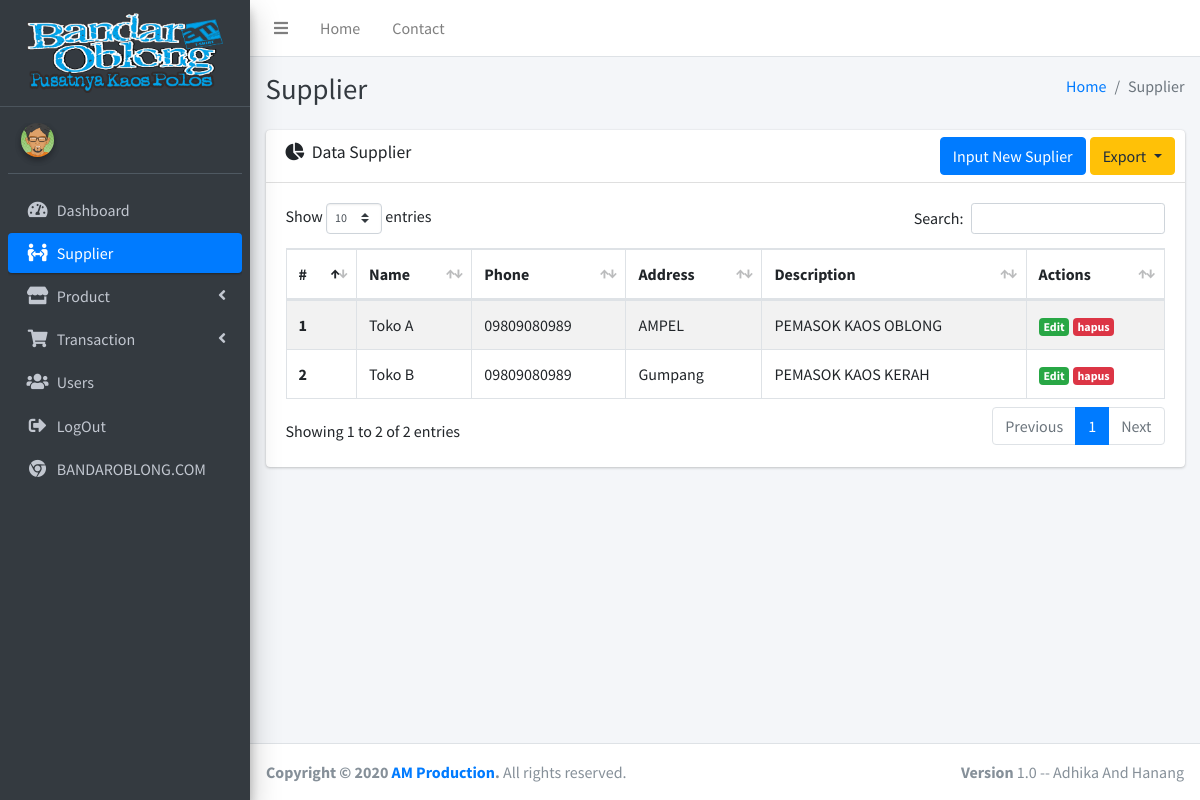
Page /index.php/supplier on the earlier database version.
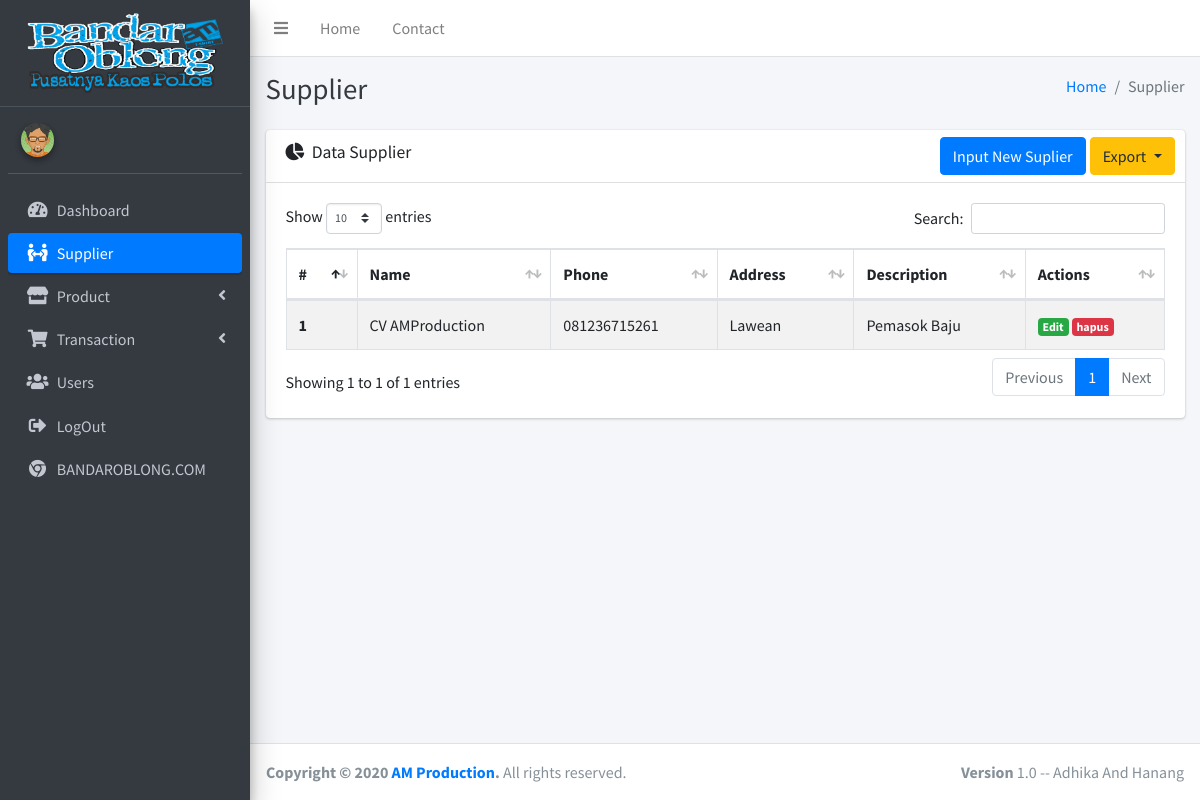
Same page on the later database version.
### tables this page shows
CREATE TABLE IF NOT EXISTS `supplier` (
  `id_supplier` int(11) NOT NULL AUTO_INCREMENT,
  `name` varchar(128) NOT NULL,
  `phone` varchar(14) NOT NULL,
  `address` varchar(128) NOT NULL,
  `description` varchar(128) NOT NULL,
  `created` datetime NOT NULL DEFAULT CURRENT_TIMESTAMP,
  `updated` datetime DEFAULT NULL,
  PRIMARY KEY (`id_supplier`)
);

### application/libraries/Template.php (called while the page is built)
<?php
class Template
{
    var $template_data = array();
    function set($name, $value)
    {
        $this->template_data[$name] = $value;
    }
    function load($template = '', $view = '', $view_data = array(), $return = false)
    {
        $this->CI = &get_instance();
        $this->set('contents', $this->CI->load->view($view, $view_data, true));
        return $this->CI->load->view($template, $this->template_data, $return);
    }
}

### application/controllers/Supplier.php (called while the page is built, shortened)
<?php
class Supplier extends CI_Controller
{
    public function index()
    {
        $data['row'] = $this->supplier_m->get();
        $this->template->load('templates/index', 'supplier/index', $data);
    }
}

### index.php (called while the page is built, shortened)
<?php
require_once BASEPATH.'core/CodeIgniter.php';

### application/models/supplier_m.php (called while the page is built, shortened)
<?php
class supplier_m extends CI_Model
{
    public function get($id = null)
    {
        $this->db->from('supplier');
        $query = $this->db->get();
        return $query;
    }
}

### application/views/supplier/index.php (the view, shortened to what this page needs)
<div class="content-header">
    <div class="container-fluid">
        <div class="row mb-2">
            <div class="col-sm-6">
                <h1 class="m-0 text-dark">Supplier</h1>
            </div>
            <div class="col-sm-6">
                <ol class="breadcrumb float-sm-right">
                    <li class="breadcrumb-item"><a href="#">Home</a></li>
                    <li class="breadcrumb-item active">Supplier</li>
                </ol>
            </div>
        </div>
    </div>
</div>
<section class="content">
    <div class="container-fluid">
        <div class="row">
            <section class="col-lg connectedSortable">
                <div class="card">
                    <div class="card-header">
                        <h3 class="card-title">
                            <i class="fas fa-chart-pie mr-1"></i>
                            Data Supplier
                        </h3>
                        <div class="card-tools">
                            <ul class="nav nav-pills ml-auto">
                                <li class="nav-item">
                                    <a href="" class="btn btn-primary mr-1" data-toggle="modal" data-target="#newSupplierModal">Input New Suplier</a>
                                </li>
                                <li>
                                    <div class="dropdown inline">
                                        <button class="btn btn-warning dropdown-toggle" type="button" id="dropdownMenuButton" data-toggle="dropdown" aria-haspopup="true" aria-expanded="false">
                                            Export
                                        </button>
                                    </div>
                                </li>
                            </ul>
                        </div>
                    </div>
                    <div class="card-body">
                        <div class="tab-content p-0">
                            <table class="table table-hover table-bordered table-striped" id="table1">
                                <thead>
                                    <tr>
                                        <th scope="col">#</th>
                                        <th scope="col">Name</th>
                                        <th scope="col">Phone</th>
                                        <th scope="col">Address</th>
                                        <th scope="col">Description</th>
                                        <th scope="col">Actions</th>
                                    </tr>
                                </thead>
                                <tbody>
                                    <?php $i = 1; ?>
                                    <?php foreach ($row->result() as $s) : ?>
                                        <tr>
                                            <th><?= $i++; ?></th>
                                            <td><?= $s->name ?></td>
                                            <td><?= $s->phone ?></td>
                                            <td><?= $s->address ?></td>
                                            <td><?= $s->description ?></td>
                                            <td>
                                                <a href="<?= base_url('supplier/edit/' . $s->id_supplier) ?>" class="badge badge-success">Edit</a>
                                                <a href="<?= base_url('supplier/hapus/' . $s->id_supplier) ?>" onclick="return confirm('Hapus Data Supplier?')" class="badge badge-danger">hapus</a>
                                            </td>
                                        </tr>
                                    <?php endforeach; ?>
                                </tbody>
                            </table>
                        </div>
                    </div>
                </div>
            </section>
        </div>
    </div>
</section>

Differences in the rows shown:
removed supplier: name "Toko A", phone "09809080989", address "AMPEL", description "PEMASOK KAOS OBLONG"
removed supplier: name "Toko B", phone "09809080989", address "Gumpang", description "PEMASOK KAOS KERAH"
added supplier: name "CV AMProduction", phone "081236715261", address "Lawean", description "Pemasok Baju"
Other differences:
text written by a page script: "Show entries Search: Showing 1 to 2 of 2 entries Previous 1 Next" → "Show entries Search: Showing 1 to 1 of 1 entries Previous 1 Next"
